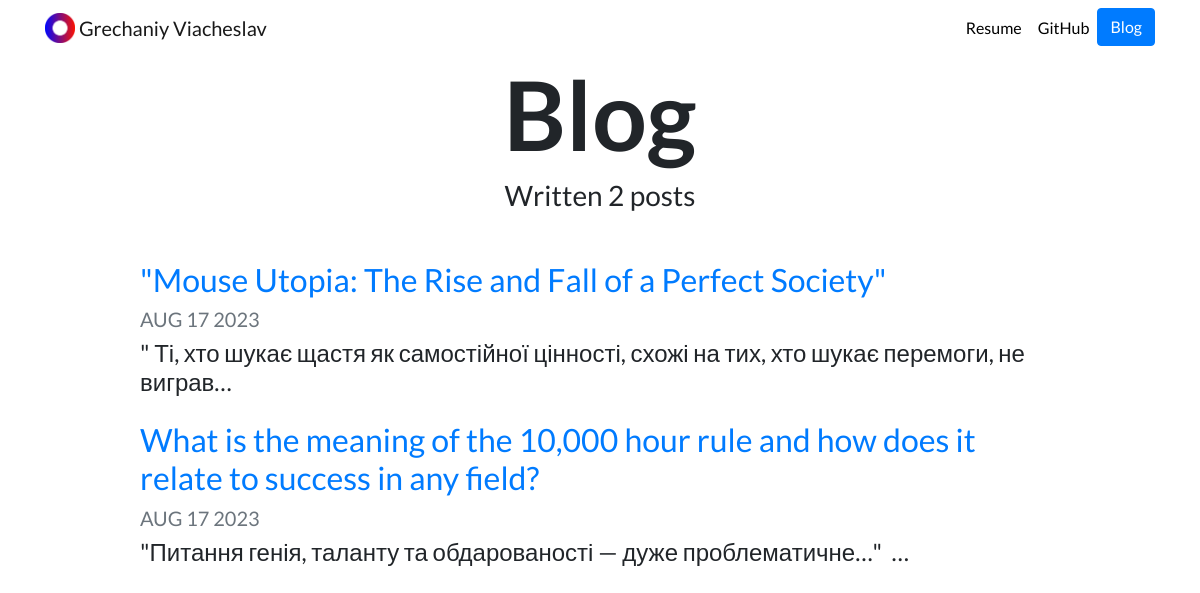
Screenshot of /blog/ with the database file from the repository.
### blog/models.py (models this page shows, shortened)
class Blog(models.Model):
    title = models.CharField(max_length=200, blank=True, null=True)
    created = models.DateField(auto_now_add=True)
    body = RichTextField(config_name='awesome_ckeditor')

### blog/views.py (the view)
# urls.py: path('', views.blog_main, name='blog'),
def blog_main(request):
    posts = Blog.objects.all()
    context = {'posts': posts}
    return render(request, 'blog/blogs.html', context)

### blog/templates/blog/blogs.html
{% extends "main/base.html" %}
{% load static %}
{% block content %}
<h1 id="blogtitle" class="font-weight-bold text-center">Blog</h1>
<h3 class="text-center mb-5">Written {{ posts.count }} post{{ posts.count|pluralize }}</h3>
{% for post in posts %}
<div class="row justify-content-center my-3">
  <div class="col-md-10">
    <a href="{% url 'blogs:detail' pk=post.id %}">
      <h2>{{ post.title }}</h2>
    </a>
    <h5 class="text-muted">{{ post.created|date:'M d Y'|upper }}</h5>
    <h4>{{ post.body|safe|striptags|truncatechars:100 }}</h4>
  </div>
</div>
{% endfor %}
{% endblock %}

### static/css/custom.css (style rules this page uses)
body { font-family: 'Lato', sans-serif; }
#blogtitle { font-size: 6rem; }

### rows the page displays
Blog: title "\"Mouse Utopia: The Rise and Fall of a Perfect Society\"", created "AUG 17 2023", body "\" Ті, хто шукає щастя як самостійної цінності, схожі на тих, хто шукає перемоги, не виграв…"
Blog: title "What is the meaning of the 10,000 hour rule and how does it relate to success in any field?", created "AUG 17 2023", body "\"Питання генія, таланту та обдарованості — дуже проблематичне…\" …"

### other values shown
{{ posts.count }} "2"
